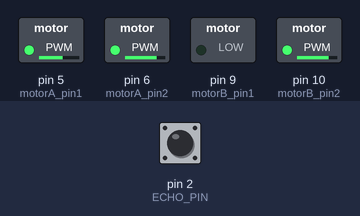
Simulated run of this sketch. Board: Arduino Uno, built with avr-gcc and run on an emulated ATmega328P. On the bench: switched loads named in the sketch (green lamp = pin HIGH). The test bench sets the inputs (shaded band); at power-on: pin 2 (ECHO_PIN) LOW. Pins used as bus, display or sensor lines are not drawn.

Above: at 1.2 s.
1.3 s: pin 2 (ECHO_PIN) pulsed HIGH 2 times (0.12 s each, 0.3 s apart)
At 2.4 s:
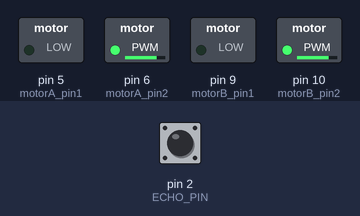
At 3.3 s:
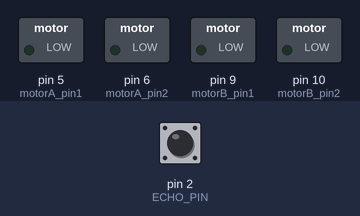
4.2 s: pin 2 (ECHO_PIN) pulsed HIGH 5 times (0.12 s each, 0.3 s apart)
At 5.6 s:
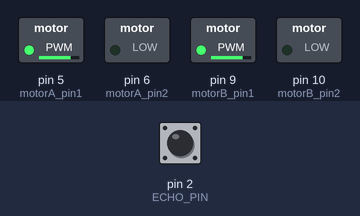
Timing chart, 0 to 9.5 s (numbered marks = the images above; inputs shaded):
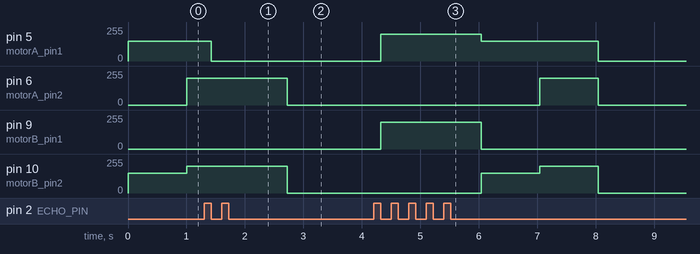

The sketch:

code.ino
```cpp
#define ECHO_PIN 2
#define TRIG_PIN 3

void setup() {
  // put your setup code here, to run once:
  pinMode(ECHO_PIN, INPUT);
  pinMode(TRIG_PIN, OUTPUT);
}

void loop() {
  // put your main code here, to run repeatedly:
  //while (true) {
  //  float distance = find_distance();
  //    showNum(distance);
  //}

  bool found = searchcycle();

  if (found) {
    home();
  }
}

bool searchcycle() {
  // Spin
  rotate_motors(0, 150);
  rotate_motors_backward(150, 0);
  float distance = find_distance();
  return distance < 15;
}

void debug() {
        int i = 0;
        while (i < 10) {
          digitalWrite(13, HIGH);
          delay(100);
          digitalWrite(13, LOW);
          delay(100);

          i = i + 1;
        }
}

void showNum(float inputNum) {
  if (inputNum > 1000) {
    digitalWrite(13, LOW);
    return;
  }
          digitalWrite(13, HIGH);
          delay(inputNum);
          digitalWrite(13, LOW);
          delay(inputNum);
}

void home() {
  // We've found something, now we're going to home in. Once we're < 5cm we stay there till it disappears, then exit.
  int forwardAmount = 0;
  float timeOn = 0;
  float startTime = millis();

  while (true) {
      rotate_motors(200, 200);
      forwardAmount = forwardAmount + 1;

      float distance = find_distance();

      if (distance > 20) {
        rotate_motors(0, 0);
        rotate_motors_backward(0, 0);

        //debug();

        timeOn = timeOn + (millis() - startTime);
        startTime = millis();
        // We've lost it before the 5cm mark. TODO make this go left/right trying to find it.
      }
      if (distance < 5) {
        rotate_motors(0, 0);
        rotate_motors_backward(0, 0);

        timeOn = timeOn + (millis() - startTime);

        digitalWrite(13, HIGH);
        // We've found it. Stay here until it disappears.
        while (find_distance() < 5.5) {
           delay(10);
        }

        digitalWrite(13, LOW);
        // Now it's gone. Return back
        break;
      }
  }

  // timeOn is how long we need to run it backwards
  float startReturnTime = millis();
  while (millis() - startReturnTime < timeOn) {
    rotate_motors_backward(200, 200);
  }
}

// Nice funcs: pinMode(pin, type) - input or output
// digitalWrite(pin, value) - write to selected pin. Either high or low (voltage)
// delay(time)


// Motor control
const int motorA_pin1 = 5;
const int motorA_pin2 = 6;

const int motorB_pin1 = 9;
const int motorB_pin2 = 10;

// 0-255 range
void rotate_motors_backward(int left, int right) {
  //rotate_motors(0,0);
  //analogWrite(motorA_pin2, 0);
  //analogWrite(motorB_pin2, 0);

  analogWrite(motorA_pin1, left);
  analogWrite(motorB_pin1, right);
}

void rotate_motors(int left, int right) {
  //rotate_motors_backward(0,0);

  //analogWrite(motorA_pin1, 0);
  //analogWrite(motorB_pin1, 0);

  analogWrite(motorA_pin2, left);
  analogWrite(motorB_pin2, right);
}

// Ultrasonic in centimetres. yes it returns a float as an int? IDK C
int find_distance() {
  digitalWrite(TRIG_PIN, LOW);
  delayMicroseconds(2);
  digitalWrite(TRIG_PIN, HIGH);
  delayMicroseconds(10);
  long duration = pulseIn(ECHO_PIN, HIGH);
  float distance = duration / 58.2;
  delayMicroseconds(10);
  //int dist_int = distance.

  return distance;
}
```

Measured:
- after the input at 1.3 s, pin 5 (motorA_pin1): 150/255 → 0/255 after 0.12 s instead of 0.70 s; pin 6 (motorA_pin2), pin 10 (motorB_pin2): 200/255 → 0/255 after 1.4 s instead of 0.70 s
- after the input at 4.2 s, pin 5 (motorA_pin1): 0/255 → 200/255 after 0.12 s, → 150/255 1.7 s later, → 0/255 2.0 s later; pin 6 (motorA_pin2): 0/255 → 200/255 after 2.8 s, → 0/255 1.0 s later
